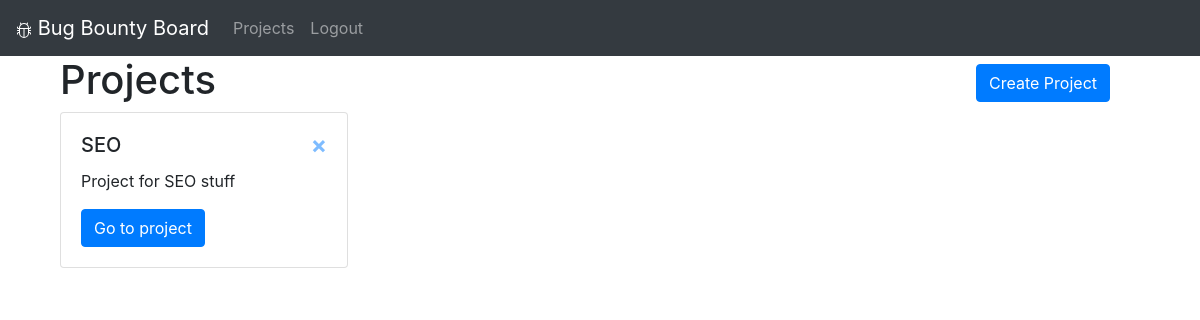
Page /projects (signed in) on the earlier database version.
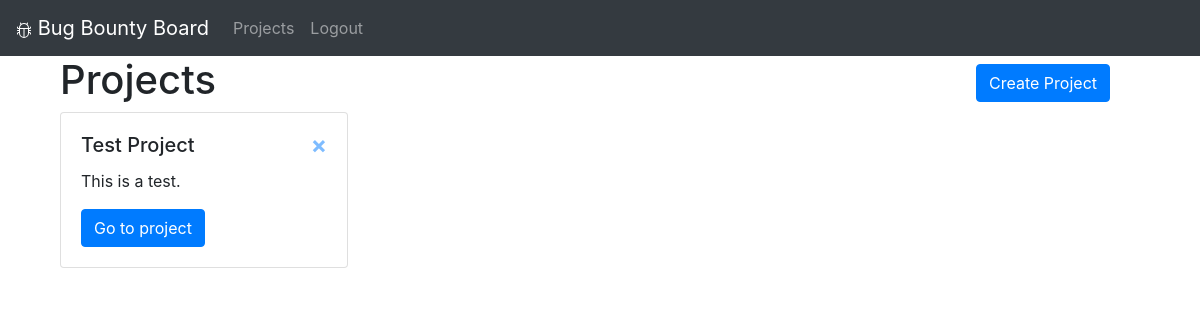
Same page on the later database version.
### web_app/models.py (models this page shows)
class Project(db.Model):
    id = db.Column(db.Integer, primary_key=True)
    name = db.Column(db.String(25))
    description = db.Column(db.String(150))
    tickets = db.relationship('Ticket')
    user_id = db.Column(db.Integer, db.ForeignKey('user.id')) # foreign key class lowercase

### web_app/views.py (the view, shortened to what this page needs)
@views.route('/projects', methods=['GET', 'POST'])
@login_required
def projects():
    return render_template("projects.html", user=current_user)

### web_app/__init__.py (called while the page is built)
def create_app():
    app = Flask(__name__)
    app.config['SECRET_KEY'] = 'jSd2id3D_s'
    app.config['SQLALCHEMY_DATABASE_URI'] = f'sqlite:///{DB_NAME}'
    db.init_app(app)
    from .views import views
    from .auth import auth
    app.register_blueprint(views, url_prefix='/')
    app.register_blueprint(auth, url_prefix='/')
    from .models import User, Project, Ticket
    create_database(app)
    login_manager = LoginManager()
    login_manager.login_view = 'auth.login'
    login_manager.init_app(app)
    @login_manager.user_loader
    def load_user(id):
        return User.query.get(int(id))
    return app

### web_app/templates/projects.html (shortened to what this page needs)
{% extends "base.html" %} {% block title %}Home page{% endblock %}
{% block content %}
    <div class="container-fluid row">
        <div class="col-sm">
            <h1 class="text-left d-inline-block">Projects</h1>
            <h1 class="float-right d-inline-block">
                <button type="button" id="create-btn" class="text-right btn btn-primary mb-0" data-toggle="modal" data-target="#exampleModal">
                    Create Project
                </button>
            </h1>
        </div>
    </div>
    <div class="container" id="projects">
        <div class="row">
            {% for project in user.projects %}
                <div class="col-sm">
                    <div class="card" style="width: 18rem;">
                        <div class="card-body">
                            <button type="button" class="close" >
                                <a href="/delete-project/{{ project.id }}">
                                    <span aria-hidden="true">&times;</span>
                                </a>
                            </button>
                            <h5 class="card-title">{{ project.name }}</h5>
                            <p class="card-text">{{ project.description }}</p>
                            <a href="/projects/{{ project.id }}" class="btn btn-primary">Go to project</a>
                        </div>
                    </div>
                </div>
            {% endfor %}
        </div>
    </div>
  </div>
{% endblock %}

### web_app/templates/base.html (shortened to what this page needs)
<!DOCTYPE html>
<html>
  <head>
    <link rel="stylesheet" href="{{ url_for('static', filename='css/main.css') }}">
    <link
        rel="stylesheet"
        href="https://stackpath.bootstrapcdn.com/bootstrap/4.3.1/css/bootstrap.min.css"
    >
    <link
        rel="stylesheet"
        href="https://stackpath.bootstrapcdn.com/font-awesome/4.7.0/css/font-awesome.min.css"
    >
  </head>
  <body>
    <nav class="navbar navbar-expand-lg navbar-dark bg-dark">
        <a class="navbar-brand" href="/">
          Bug Bounty Board
        </a>
        <div class="collapse navbar-collapse" id="navbarNav">
          <ul class="navbar-nav">
            {% if user.is_authenticated %}
              <li class="nav-item">
                <a class="nav-link" href="/">Projects</a>
              </li>
              <li class="nav-item">
                <a class="nav-link" href="/logout">Logout</a>
              </li>
            {% endif %}
          </ul>
        </div>
      </nav>
    <div class="container">
        {% block content %}
        {% endblock %}
  </body>
</html>

Differences in the rows shown:
removed Project: name "SEO", description "Project for SEO stuff"
added Project: name "Test Project", description "This is a test."
